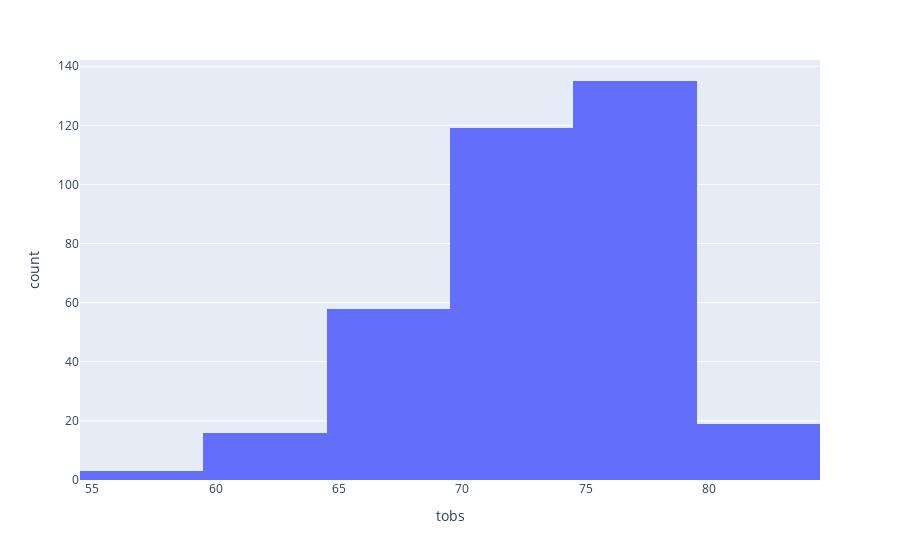

Notebook code for this chart:
### Code cell
import plotly.express as px
#df_temp= px.data.tips()
fig = px.histogram(df_temp, x="tobs", nbins=12)
fig.show()

### Figure 1 — Plotly figure (JSON) as saved in the notebook; plotly's stock layout.template omitted (floating-point values rounded to 4 significant figures; data arrays with more than 128 entries replaced by an {"elided": "..."} marker saying what was removed)
{"data": [{"alignmentgroup": "True", "bingroup": "x", "hovertemplate": "tobs=%{x}<br>count=%{y}<extra></extra>", "legendgroup": "", "marker": {"color": "#636efa"}, "name": "", "nbinsx": 12, "offsetgroup": "", "orientation": "v", "showlegend": false, "type": "histogram", "x": {"elided": "350 int values"}, "xaxis": "x", "yaxis": "y"}], "layout": {"barmode": "relative", "legend": {"tracegroupgap": 0}, "margin": {"t": 60}, "xaxis": {"anchor": "y", "domain": [0, 1], "title": {"text": "tobs"}}, "yaxis": {"anchor": "x", "domain": [0, 1], "title": {"text": "count"}}}}
